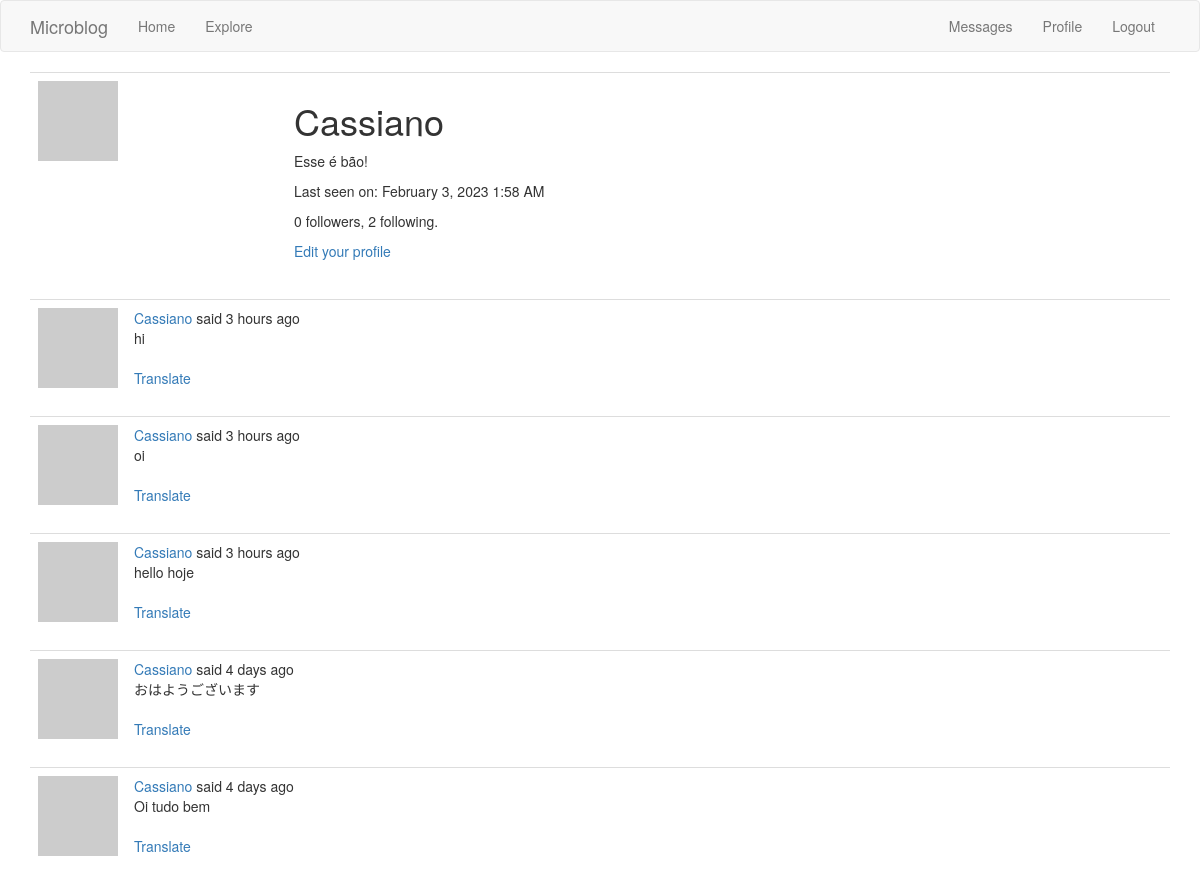
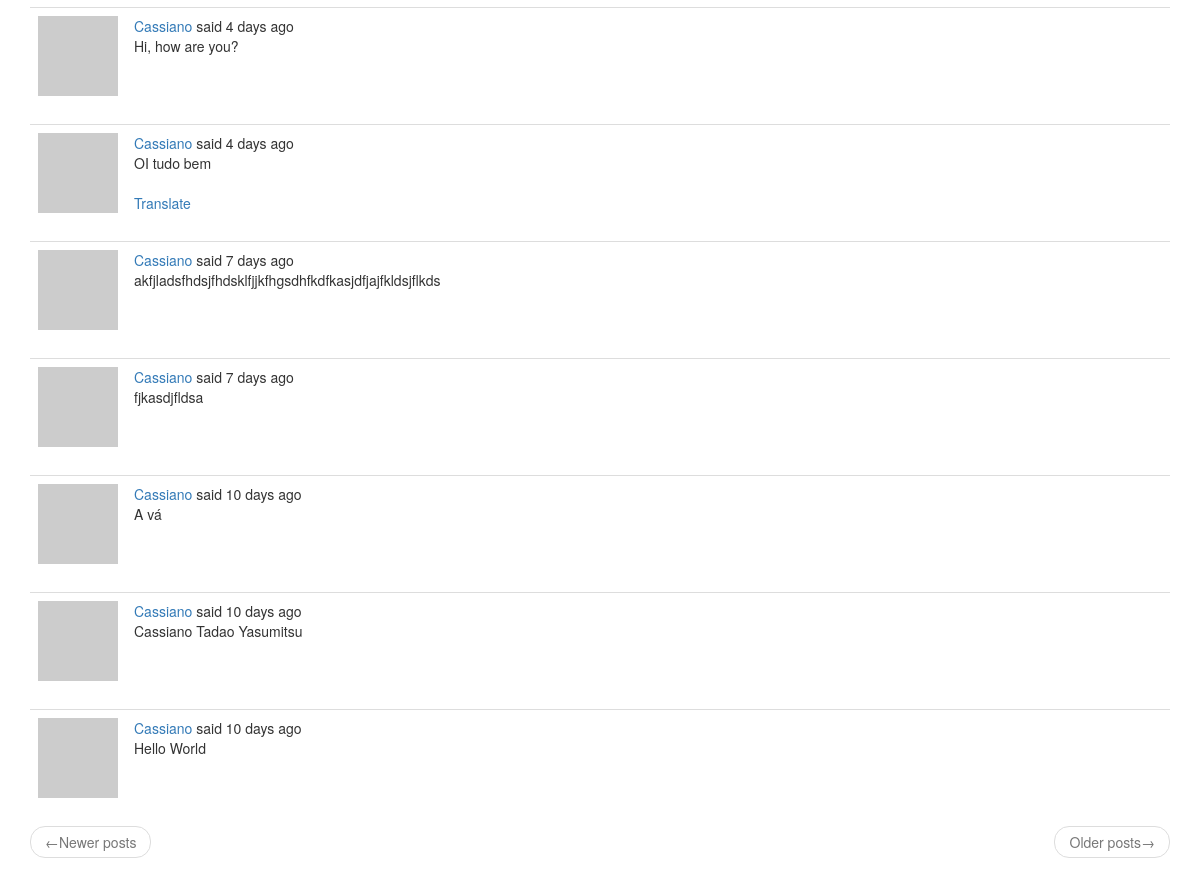
/user/Cassiano (signed in), run on the app's committed database (2 pictures, top to bottom).
### app/models.py (models this page shows, shortened)
class User(UserMixin, db.Model):
    id = db.Column(db.Integer, primary_key=True)
    username = db.Column(db.String(64), index=True, unique=True)
    email = db.Column(db.String(120), index=True, unique=True)
    password_hash = db.Column(db.String(128))
    posts = db.relationship('Post', backref='author', lazy='dynamic')
    about_me = db.Column(db.String(140))
    last_seen = db.Column(db.DateTime, default=datetime.utcnow)
    followed = db.relationship(
        'User', secondary=followers,
        primaryjoin=(followers.c.follower_id == id),
        secondaryjoin=(followers.c.followed_id == id),
        backref=db.backref('followers', lazy='dynamic'), lazy='dynamic')
    messages_sent = db.relationship('Message', foreign_keys='Message.sender_id',
                                    backref='author', lazy='dynamic')
    messages_received = db.relationship('Message', foreign_keys='Message.recipient_id',
                                        backref='recipient', lazy='dynamic')
    last_message_read_time = db.Column(db.DateTime)
    def avatar(self, size):
        digest = md5(self.email.lower().encode('utf-8')).hexdigest()
        return 'https://www.gravatar.com/avatar/{}?d=identicon&s={}'.format(
            digest, size)
    def new_messages(self):
        last_read_time = self.last_message_read_time or datetime(1900, 1, 1)
        return Message.query.filter_by(recipient=self).filter(
            Message.timestamp > last_read_time).count()

class Post(db.Model):
    id = db.Column(db.Integer, primary_key=True)
    body = db.Column(db.String(140))
    timestamp = db.Column(db.DateTime, index=True, default=datetime.utcnow)
    user_id = db.Column(db.Integer, db.ForeignKey('user.id'))
    language = db.Column(db.String(5))

### app/main/routes.py (the view)
@bp.route('/user/<username>')
@login_required
def user(username):
    user = User.query.filter_by(username=username).first_or_404()
    page = request.args.get('page', 1, type=int)
    posts = user.posts.order_by(Post.timestamp.desc()).paginate(
        page=page, per_page=current_app.config['POSTS_PER_PAGE'],
        error_out=False)
    next_url = url_for('main.user', username=user.username,
                       page=posts.next_num) if posts.has_next else None
    prev_url = url_for('main.user', username=user.username,
                       page=posts.prev_num) if posts.has_prev else None
    form = EmptyForm()
    return render_template('user.html', user=user, posts=posts.items,
                           next_url=next_url, prev_url=prev_url, form=form)

### app/main/routes.py (called while the page is built)
@bp.before_app_request
def before_request():
    if current_user.is_authenticated:
        current_user.last_seen = datetime.utcnow()
        db.session.commit()
    g.locale = str(get_locale())

### app/models.py (called while the page is built)
@login.user_loader
def load_user(id):
    return User.query.get(int(id))

### app/templates/user.html (shortened to what this page needs)
{% extends "base.html" %}
{% block app_content %}
    <table class="table table-hover">
        <tr>
            <td width="256px"><img src="{{ user.avatar(256) }}"></td>
            <td>
                <h1>{{ user.username }}</h1>
                {% if user.about_me %}<p>{{ user.about_me }}</p>{% endif %}
                {% if user.last_seen %}
                <p>Last seen on: {{ moment(user.last_seen).format('LLL') }}</p>
                {% endif %}
                <p>{{ user.followers.count() }} followers, {{ user.followed.count() }} following.</p>
                {% if user == current_user %}
                <p><a href="{{ url_for('main.edit_profile') }}">Edit your profile</a></p>
                {% endif %}
            </td>
        </tr>
    </table>
    {% for post in posts %}
        {% include '_post.html' %}
    {% endfor %}
    <nav aria-label="...">
        <ul class="pager">
            <li class="previous{% if not prev_url %} disabled{% endif %}">
                <a href="{{ prev_url or '#' }}">
                    <span aria-hidden="true">&larr;</span>Newer posts
                </a>
            </li>
            <li class="next{% if not next_url %} disabled{% endif %}">
                <a href="{{ next_url or '#' }}">
                    Older posts<span aria-hidden="true">&rarr;</span>
                </a>
            </li>
        </ul>
    </nav>
{% endblock %}

### app/templates/_post.html (shortened to what this page needs)
<table class="table table-hover">
  <tr>
    <td width="70px">
      <a href="{{ url_for('main.user', username=post.author.username) }}">
        <img src="{{ post.author.avatar(70) }}" />
      </a>
    </td>
    <td>
       {{ _('%(username)s said %(when)s', username=user_link,
      when=moment(post.timestamp).fromNow()) }}
      <br />
      <span id="post{{ post.id }}">{{ post.body }}</span>
      {% if post.language and post.language != g.locale %}
      <br /><br />
      <span id="translation{{ post.id }}">
        <a
          href="javascript:translate(
                          '#post{{ post.id }}',
                          '#translation{{ post.id }}',
                          '{{ post.language }}',
                          '{{ g.locale }}');"
          >{{ _('Translate') }}</a
        >
      </span>
      {% endif %}
    </td>
  </tr>
</table>

### data on the page
User: username "Cassiano", about_me "Esse é bão!", last_seen "February 3, 2023 1:58 AM"
Post: body "hi"
Post: body "oi"
Post: body "hello hoje"
Post: body "おはようございます"
Post: body "Oi tudo bem"
Post: body "Hi, how are you?"
Post: body "OI tudo bem"
Post: body "akfjladsfhdsjfhdsklfjjkfhgsdhfkdfkasjdfjajfkldsjflkds"
Post: body "fjkasdjfldsa"
Post: body "A vá"
Post: body "Cassiano Tadao Yasumitsu"
Post: body "Hello World"

### other printed values
{{ user.followers.count() }} "0"
{{ user.followed.count() }} "2"
